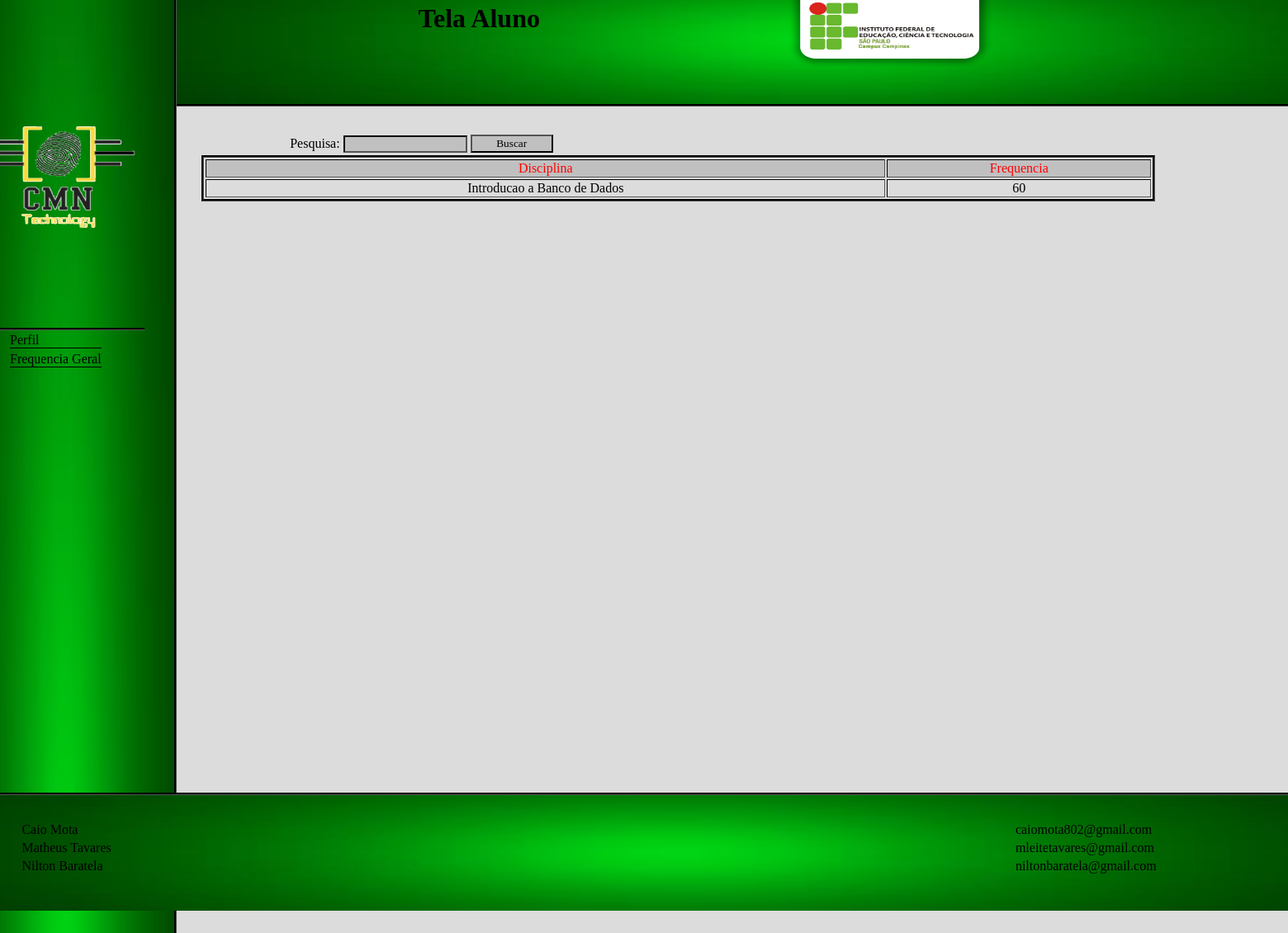
The app's page /Forms/form_Frequencia.php (signed in) with its own data.
### tables this page shows
CREATE TABLE IF NOT EXISTS `Tb_Frequencia` (
  `Cod_Aluno` INT NOT NULL,
  `Cod_Disciplina` INT NOT NULL,
  `Cod_Frequencia` INT NOT NULL AUTO_INCREMENT,
  `Faltas` INT NOT NULL,
  INDEX `fk_Tb_Frequencia_Tb_Aluno1_idx` (`Cod_Aluno` ASC),
  INDEX `fk_Tb_Frequencia_Tb_Disciplina1_idx` (`Cod_Disciplina` ASC),
  PRIMARY KEY (`Cod_Frequencia`),
  CONSTRAINT `fk_Tb_Frequencia_Tb_Aluno1`
    FOREIGN KEY (`Cod_Aluno`)
    REFERENCES `Tb_Aluno` (`Cod_Aluno`)
    ON DELETE NO ACTION
    ON UPDATE NO ACTION,
  CONSTRAINT `fk_Tb_Frequencia_Tb_Disciplina1`
    FOREIGN KEY (`Cod_Disciplina`)
    REFERENCES `Tb_Disciplina` (`Cod_Disciplina`)
    ON DELETE NO ACTION
    ON UPDATE NO ACTION);

CREATE TABLE IF NOT EXISTS `Tb_Disciplina` (
`Cod_Disciplina` INT NOT NULL AUTO_INCREMENT,
`Carga_Horaria` INT NOT NULL,
`Qtd_Aulas` INT NOT NULL,
`Nome_Disciplina` VARCHAR(50) NOT NULL,
`Cod_Curso` INT NOT NULL,
PRIMARY KEY (`Cod_Disciplina`),
INDEX `fk_Tb_Disciplina_Tb_Curso1_idx` (`Cod_Curso` ASC),
CONSTRAINT `fk_Tb_Disciplina_Tb_Curso1`
FOREIGN KEY (`Cod_Curso`)
REFERENCES `Tb_Curso` (`Cod_Curso`)
ON DELETE NO ACTION
ON UPDATE NO ACTION);

### Forms/form_Frequencia.php (the view, shortened to what this page needs)
<?php
	include "template/topo.php";
		echo"<table><tr>
		<form action='bd_frequencia.php' method='post' >
			<td style='width:100px;'>&nbsp;</td>
			<td>Pesquisa:</td>
			<td><input name='chave' type='text'></td>
			<td><input type='submit' value='Buscar'/></td>
			<td style='width:200px;'>&nbsp;</td>
		</form></table>";
				$query = "SELECT * FROM bd_chamada.tb_frequencia f
					inner join tb_aluno a on f.Cod_Aluno = a.Cod_Aluno
					inner join Tb_Usuario u on a.Cod_Usuario = u.Cod_Usuario
					inner join Tb_Disciplina d on f.Cod_Disciplina = d.Cod_Disciplina
					where Nome_Usuario ='". $_SESSION['nome']."'";
				$result = mysqli_query($db, $query);
				echo "<div id='pesq'>
					<table border='3' width='80%' >
					<tr id='ln1'><td>Disciplina</td><td>Frequencia</td></tr>";
				while($aluno = mysqli_fetch_assoc($result)) {
					echo "<tr>";
					echo "<td>".$aluno["Nome_Disciplina"];
					echo "</td><td>".$aluno["Faltas"];
				}
				echo "</table>
				</div>";
	include "template/rodape.php";
?>

### css/modelo.css (style rules this page uses)
body { background-color:#DCDCDC; }
#pesq table { border-style:groove; border-color:black; text-align:center; }
body input[type=submit] { width:100px; font-family:Lucida Bright; background-color:#C0C0C0; border-color:black; }
body input[type=text] { width:150px; background-color:#C0C0C0; border-color:black; color:black; }
#ln1 { border-color:black; color:Red; background-color:#C0C0C0; }

### records on screen
tb_frequencia: Cod_Disciplina.Nome_Disciplina "Introducao a Banco de Dados", Faltas "60"
